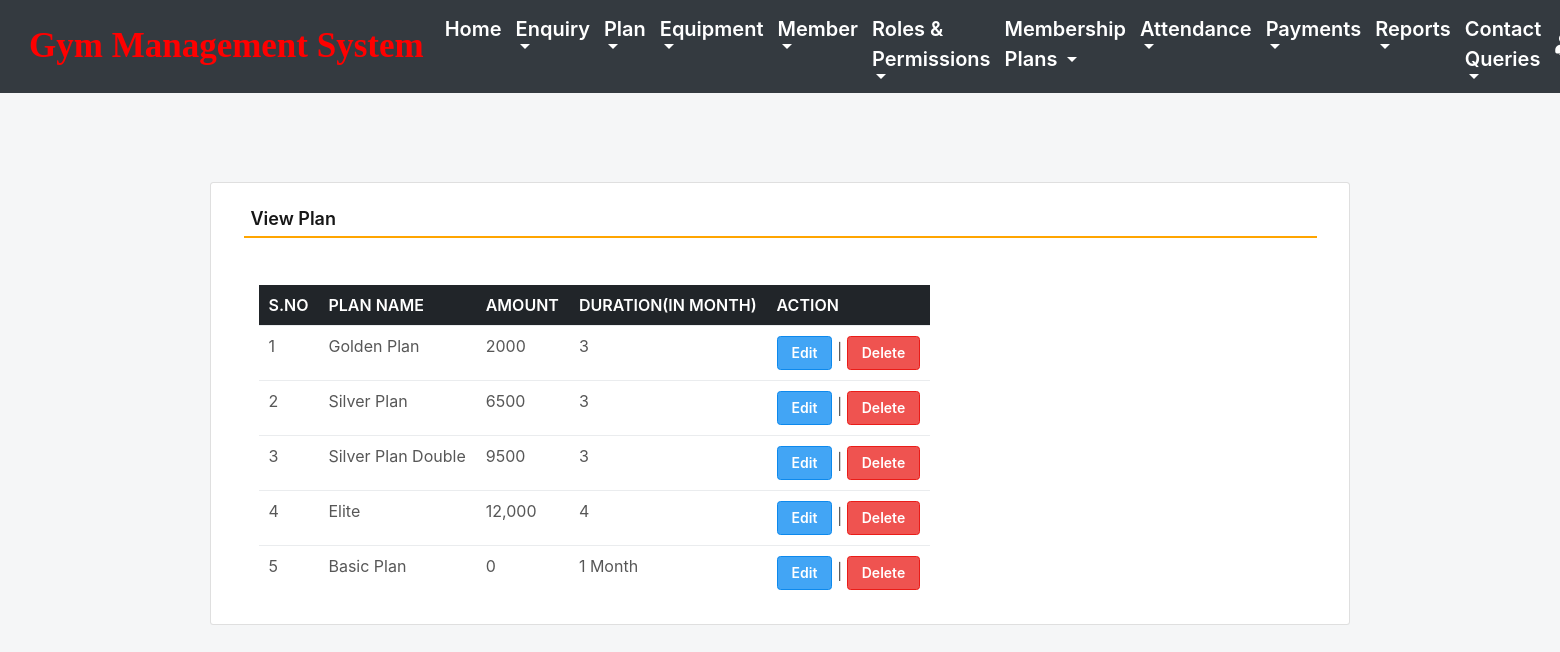
The app's page /viewPlan (signed in) with its own data.
### gym/models.py (models this page shows, shortened)
class Plan(models.Model):
    name = models.CharField(max_length=150, null=True)
    amount = models.CharField(max_length=15, null=True)
    duration = models.CharField(max_length=15, null=True)

### gym/views.py (the view)
# urls.py: path('viewPlan', viewPlan, name='viewPlan'),
def viewPlan(request):
    if not request.user.is_authenticated:
        return redirect(admin_login)
    plan = Plan.objects.all()
    return render(request,'viewPlan.html', locals())

### gym/templates/viewPlan.html (shortened to what this page needs)
{% include 'admin_nav.html' %}
{% load static %}
{% block main %}
 <html lang="en" class="no-focus">
<link rel="stylesheet" id="css-main" href="{% static 'css1/codebase.min.css' %}">
 <br><br><br><br>
	<div class="container card shadow mt-5">
		<div class="card-body">
			<h5 class="p-2" style="border-bottom: 2px solid orange">View Plan</h5>
             <br>
            <div class="container-fluid">
             <table id="example" class="table table-hover table-responsive datatable" style="width:100%">
                  <thead class="thead-dark">
				     <tr>
					   <th>S.No</th>
					   <th>Plan Name</th>
					   <th>Amount</th>
					   <th>Duration(In Month)</th>
                       <th>Action</th>
				     </tr>
			      </thead>
			       <tbody>
                     {% for i in plan %}
			          <tr>
                        <td>{{forloop.counter}}</td>
						<td>{{i.name}}</td>
						<td>{{i.amount}}</td>
						<td>{{i.duration}}</td>
						<td><a href="{% url 'edit_Plan' i.id %}" class="btn btn-primary">Edit</a> |
                          <a href="{% url 'delete_Plan' i.id %}" class="btn btn-danger" onclick="return confirm('Are you sure to delete this Plan ?')">Delete</a></td>
                      </tr>
                      {% endfor %}
                   </tbody>
		        </table>
            </div>
        </div>
	</div>
        <link rel="stylesheet" href="https://use.fontawesome.com/releases/v5.6.3/css/all.css">
 </html>
{% endblock %}

### gym/templates/admin_nav.html (style rules this page uses)
.container-fluid { padding-right: 15px; padding-left: 15px; }

### records on screen
Plan: name "Golden Plan", amount "2000", duration "3"
Plan: name "Silver Plan", amount "6500", duration "3"
Plan: name "Silver Plan Double", amount "9500", duration "3"
Plan: name "Elite", amount "12,000", duration "4"
Plan: name "Basic Plan", amount "0", duration "1 Month"
